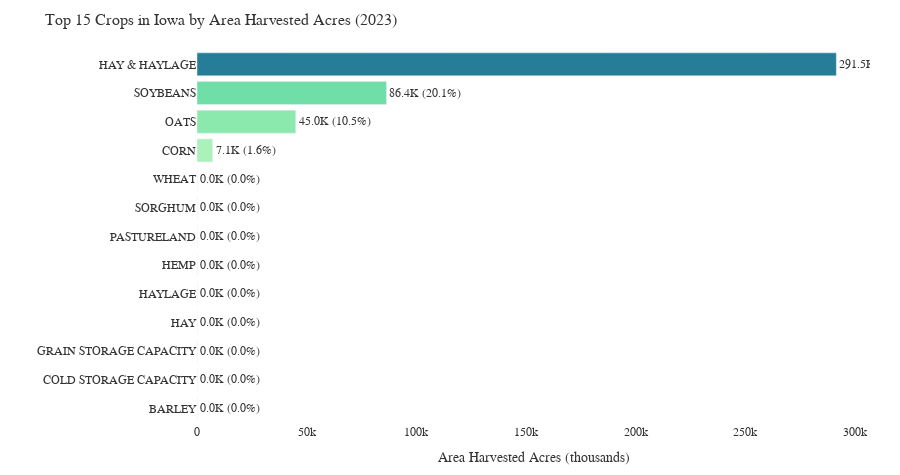

Here is the notebook cell this chart was saved with:
### Code cell
# Top crops by area harvested
fig = state_crop_bar_chart(
    state_crop_df, 
    SELECTED_STATE, 
    value_col='area_harvested_acres',
    year=SELECTED_YEAR,
    top_n=15
)
fig.show()

### Figure 1 — Plotly figure (JSON) as saved in the notebook; plotly's stock layout.template omitted (floating-point values rounded to 4 significant figures)
{"data": [{"customdata": [0.0, 0.0, 0.0, 0.0, 0.0, 0.0, 0.0, 0.0, 0.0, 7070.0, 45000.0, 86390.0, 291500.0], "hovertemplate": "<b>%{y}</b><br>area_harvested_acres: %{customdata:,.0f} acres<extra></extra>", "marker": {"color": [0.0, 0.0, 0.0, 0.0, 0.0, 0.0, 0.0, 0.0, 0.0, 7070.0, 45000.0, 86390.0, 291500.0], "colorscale": [[0, "rgb(176, 242, 188)"], [0.1667, "rgb(137, 232, 172)"], [0.3333, "rgb(103, 219, 165)"], [0.5, "rgb(76, 200, 163)"], [0.6667, "rgb(56, 178, 163)"], [0.8333, "rgb(44, 152, 160)"], [1, "rgb(37, 125, 152)"]], "showscale": false}, "name": "", "orientation": "h", "text": ["0.0K (0.0%)", "0.0K (0.0%)", "0.0K (0.0%)", "0.0K (0.0%)", "0.0K (0.0%)", "0.0K (0.0%)", "0.0K (0.0%)", "0.0K (0.0%)", "0.0K (0.0%)", "7.1K (1.6%)", "45.0K (10.5%)", "86.4K (20.1%)", "291.5K (67.8%)"], "textposition": "outside", "type": "bar", "x": [0.0, 0.0, 0.0, 0.0, 0.0, 0.0, 0.0, 0.0, 0.0, 7070.0, 45000.0, 86390.0, 291500.0], "y": ["BARLEY", "COLD STORAGE CAPACITY", "GRAIN STORAGE CAPACITY", "HAY", "HAYLAGE", "HEMP", "PASTURELAND", "SORGHUM", "WHEAT", "CORN", "OATS", "SOYBEANS", "HAY & HAYLAGE"]}], "layout": {"font": {"color": "#333", "family": "Arial, sans-serif", "size": 12}, "height": 475, "margin": {"b": 50, "l": 60, "r": 30, "t": 50}, "paper_bgcolor": "white", "plot_bgcolor": "white", "title": {"font": {"color": "#333", "size": 16}, "text": "Top 15 Crops in Iowa by Area Harvested Acres (2023)"}, "xaxis": {"title": {"text": "Area Harvested Acres (thousands)"}}, "yaxis": {"title": {"text": ""}}}}
